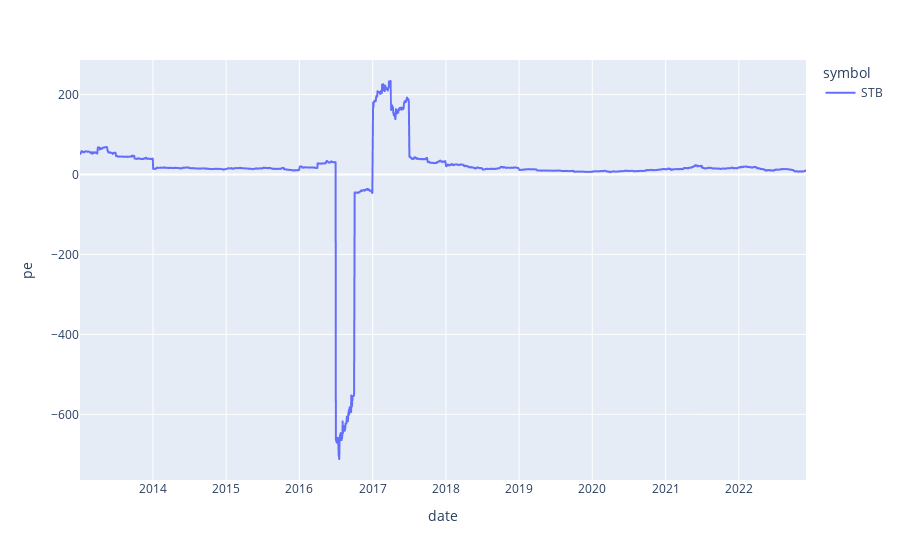

Here is the notebook cell this chart was saved with:
### Markdown cell above
## P/E & P/B

### Code cell
import seaborn as sns
import plotly.express as px
import plotly.graph_objects as go


price_financialratio["pe"] = (
    price_financialratio["close"] * 1000 / price_financialratio["earningPerShare"]
)
# sns.lineplot(data=price_financialratio, x="date", y="pe", hue="symbol")
fig = px.line(price_financialratio, x="date", y="pe", color="symbol")
# fig.update_layout(yaxis_range=[0,100])
fig.show()

### Figure 1 — Plotly figure (JSON) as saved in the notebook; plotly's stock layout.template omitted (floating-point values rounded to 4 significant figures; data arrays with more than 128 entries replaced by an {"elided": "..."} marker saying what was removed)
{"data": [{"hovertemplate": "symbol=STB<br>date=%{x}<br>pe=%{y}<extra></extra>", "legendgroup": "STB", "line": {"color": "#636efa", "dash": "solid"}, "marker": {"symbol": "circle"}, "mode": "lines", "name": "STB", "showlegend": true, "type": "scattergl", "x": {"elided": "2475 str values"}, "xaxis": "x", "y": {"elided": "2475 float values"}, "yaxis": "y"}], "layout": {"legend": {"title": {"text": "symbol"}, "tracegroupgap": 0}, "margin": {"t": 60}, "xaxis": {"anchor": "y", "domain": [0, 1], "title": {"text": "date"}}, "yaxis": {"anchor": "x", "domain": [0, 1], "title": {"text": "pe"}}}}
